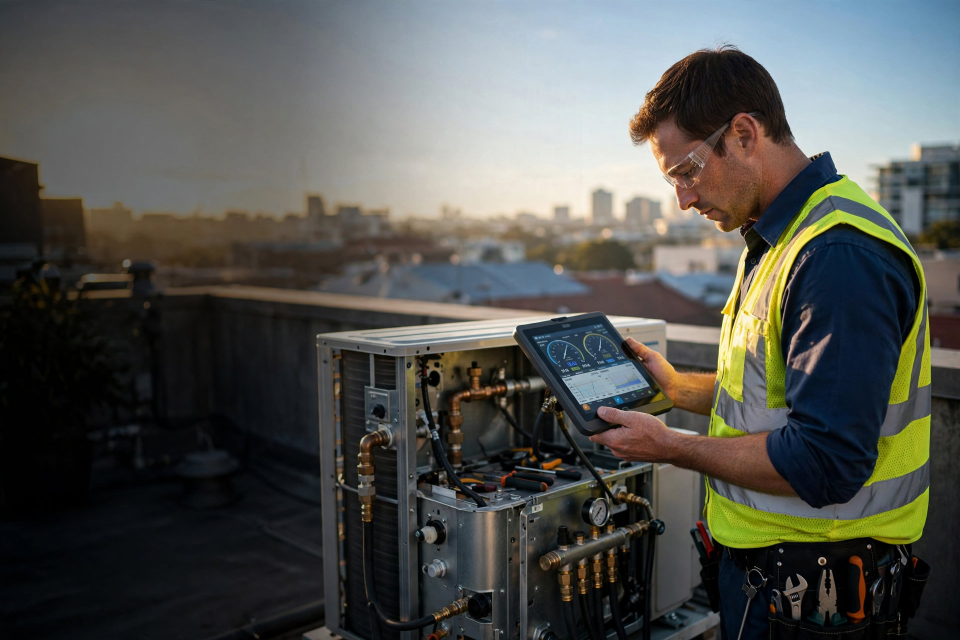
#> input picture assets/social/masters/hvac-rooftop.jpg, 1920 x 1280 px (shown at 1/2 size)
$ python build_assets.py
#> lines starting #> are read from the running program, lines starting #| are printed output that depends on the picture
#> in _master, returned value is the input picture: PIL image 1920x1280 RGB; mean R, G, B 81.9, 83, 78.6
from pathlib import Path
from PIL import Image, ImageDraw, ImageFont

ROOT = Path(__file__).resolve().parents[1]
ASSETS = ROOT / "assets"

JPEG_STEMS = (
    "electrical",
    "construction",
    "tech-hvac",
    "tech-electrical",
)


SOURCE = ASSETS / "_source"

# Only trade photos are built here. The founder photos were removed from the
# site on 18 November 2026 and must not be regenerated.
TRADE_STEMS = ("electrical", "construction", "tech-hvac", "tech-electrical")

# Hi-vis sits in this hue band. Everything outside it loses almost all colour.
HIVIS_HUE = (30, 100)


# [22 lines left out: function hivis_grade, not called in this run]


def to_webp(src: Path, stem: str, widths=(480, 864, 1200)) -> None:
    """Write the WebP ladder for one photo.

    Two rules, both learned the hard way:

    1. Never resize above the source. The trade photos are 838px wide. Emitting
       a 1200px variant from them does not add detail, it invents it, and the
       result looks soft on exactly the retina phones the audience uses.
    2. Downscaling softens edges. A light unsharp mask after the resize puts the
       perceived sharpness back without the halos you get from a heavy one.
    """
    from PIL import ImageFilter

    im = Image.open(src).convert("RGB")
    targets = sorted({w for w in widths if w < im.width} | {im.width})
    for w in targets:
        if w == im.width:
            resized = im
        else:
            h = max(1, round(im.height * w / im.width))
            resized = im.resize((w, h), Image.Resampling.LANCZOS)
            resized = resized.filter(
                ImageFilter.UnsharpMask(radius=0.8, percent=70, threshold=3)
            )
        out = ASSETS / f"{stem}-{w}.webp"
        resized.save(out, "WEBP", quality=84, method=6)
        print(f"{out.name:<34} {resized.width}x{resized.height}  {out.stat().st_size/1024:6.1f}KB")


# [27 lines left out: function rebuild_photos, not called in this run]


INK = "#0E0E12"
PINK = "#ED1651"
WHITE = "#FFFFFF"
MUTED = "#C8C8C8"
SOFT = "#8A8A8A"


def _font(size, bold=True):
    names = (
        r"C:\Windows\Fonts\segoeuib.ttf" if bold else r"C:\Windows\Fonts\segoeui.ttf",
        r"C:\Windows\Fonts\arialbd.ttf" if bold else r"C:\Windows\Fonts\arial.ttf",
    )
    for path in names:
        try:
            return ImageFont.truetype(path, size)
        except OSError:
            continue
    return ImageFont.load_default()


def _paste_logo(canvas, xy, height):
    logo_path = ASSETS / "logo-white.png"
    if not logo_path.exists():
        return
    logo = Image.open(logo_path).convert("RGBA")
    ratio = height / logo.height
    logo = logo.resize((max(1, int(logo.width * ratio)), height), Image.Resampling.LANCZOS)
    canvas.paste(logo, xy, logo)


SOCIAL = ASSETS / "social"
MASTERS = SOCIAL / "masters"


def _cover_crop(im, size):
#> called with size = (1200, 630)
    tw, th = size
#> tw = 1200; th = 630
    scale = max(tw / im.width, th / im.height)
#> scale = 0.625
    resized = im.resize((round(im.width * scale), round(im.height * scale)), Image.Resampling.LANCZOS)
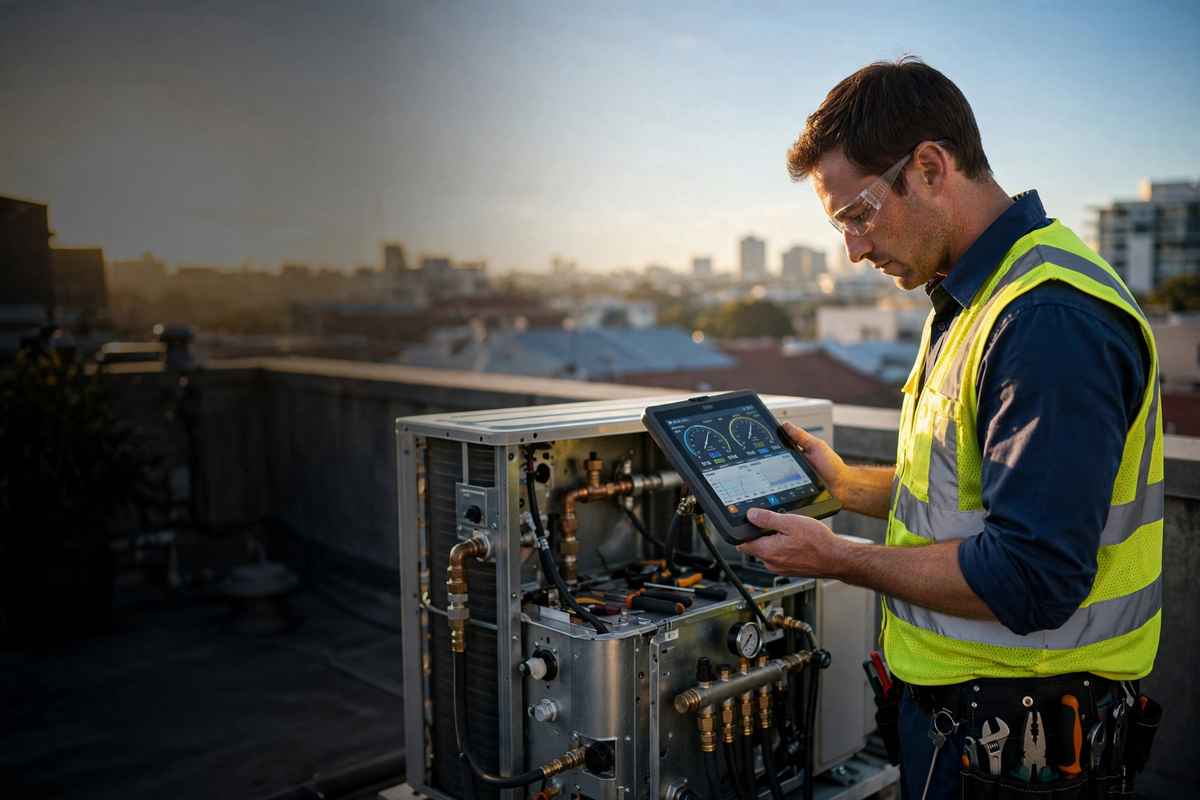
#> resized: PIL image 1200x800 RGB; mean R, G, B 81.9, 83, 78.6
    x = max(0, (resized.width - tw) // 2)
#> x = 0
    y = max(0, (resized.height - th) // 2)
#> y = 85
    return resized.crop((x, y, x + tw, y + th))
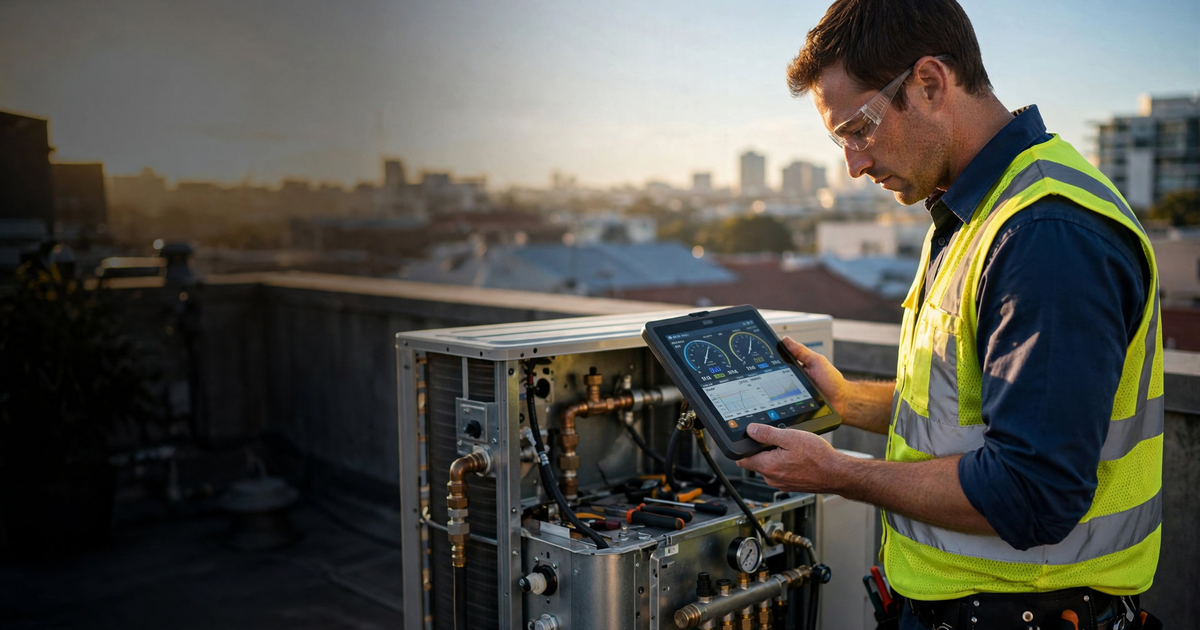
#> returned value: PIL image 1200x630 RGB; mean R, G, B 83.5, 82.6, 75.1


def _scrim(im, left_alpha=225):
#> called with left_alpha = 225
    w, h = im.size
#> w = 1200; h = 630
    grad = Image.new("L", (w, h), 0)
#> grad: PIL image 1200x630 L; every value is 0
    px = grad.load()
    for x in range(w):
        a = int(left_alpha * max(0.0, 1 - x / (w * 0.72)) ** 1.35)
        for y in range(h):
            px[x, y] = a
#> this loop made 1200 passes
#> a on passes 1 to 3: 225, 224, 224
    black = Image.new("RGB", (w, h), (10, 10, 14))
    return Image.composite(black, im, grad)
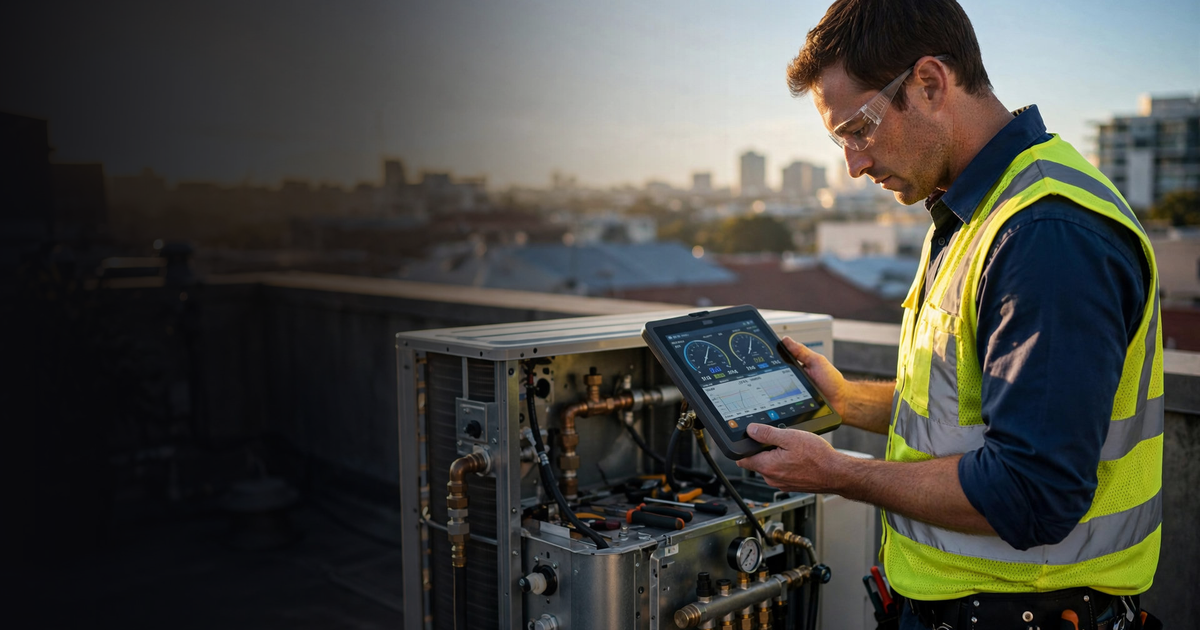
#> returned value: PIL image 1200x630 RGB; mean R, G, B 70.7, 70.2, 64.6


def _master(name):
    path = MASTERS / name
    if not path.exists():
        raise FileNotFoundError(f"social master missing: {path}")
    return Image.open(path).convert("RGB")


def _banner(size, master, headline, sub, footer, logo_h, head_size, sub_size, foot_size, pad):
    im = _scrim(_cover_crop(_master(master), size))
    w, h = size
    _paste_logo(im, (pad, pad), logo_h)
    d = ImageDraw.Draw(im)
    y = pad + logo_h + int(h * 0.10)
    d.text((pad, y), headline, fill=WHITE, font=_font(head_size))
    y += int(head_size * 1.45)
    for line in sub:
        d.text((pad, y), line, fill=MUTED, font=_font(sub_size, bold=False))
        y += int(sub_size * 1.5)
#> after the loop, y = 354
    f_foot = _font(foot_size, bold=False)
    fw = d.textlength(footer, font=f_foot)
#> fw = 655.6
    d.rectangle([w - pad - fw, h - foot_size - 34, w - pad - fw + 54, h - foot_size - 28], fill=PINK)
    d.text((w - pad - fw, h - foot_size - 22), footer, fill="#E8E8E8", font=f_foot)
    d.rectangle([0, h - 6, w, h], fill=PINK)
    return im


def build_og() -> None:
    og = _banner(
        (1200, 630), "hvac-rooftop.jpg", "Service Profit",
        ["Accounting for air con, electrical", "and construction businesses."],
        "Pink Accounting \u00b7 Brendale QLD \u00b7 Registered Tax Agent 26284368",
        logo_h=52, head_size=62, sub_size=29, foot_size=20, pad=64,
    )
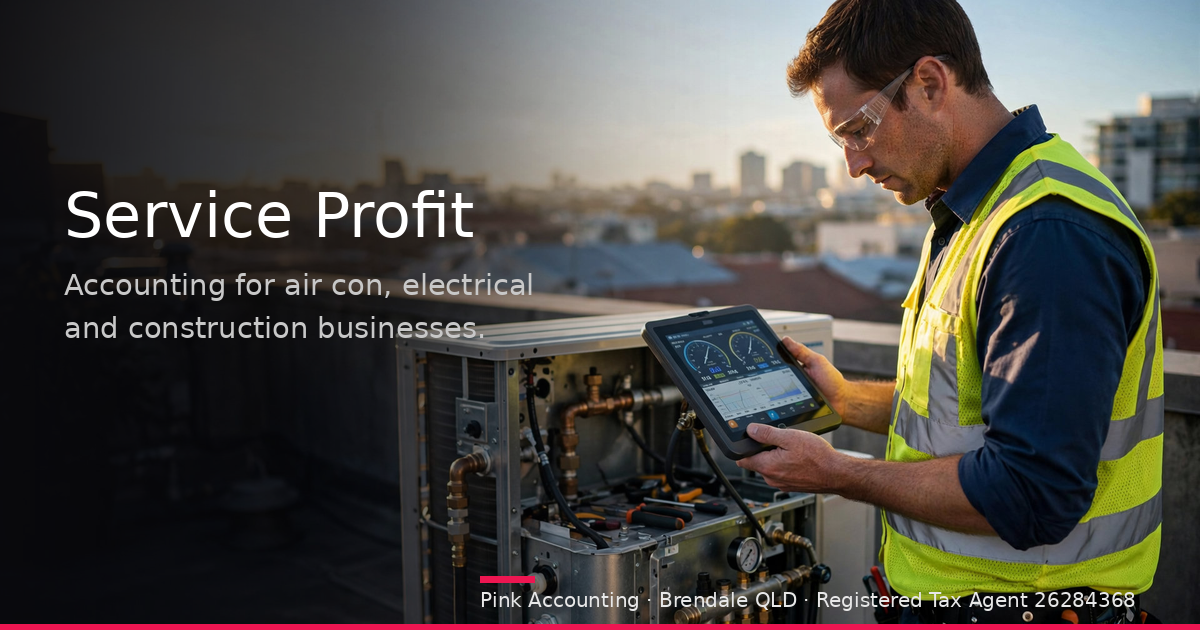
#> og: PIL image 1200x630 RGB; mean R, G, B 76.2, 73.5, 68.6
    png = ASSETS / "og.png"
    og.save(png, "PNG", optimize=True)
    print("og", png.stat().st_size)


def build_social() -> None:
    SOCIAL.mkdir(exist_ok=True)

    # [4 lines left out: function save, not called in this run]

    av = Image.new("RGB", (1080, 1080), INK)
#> (the run stopped early here; a loop or call above may not have finished)
